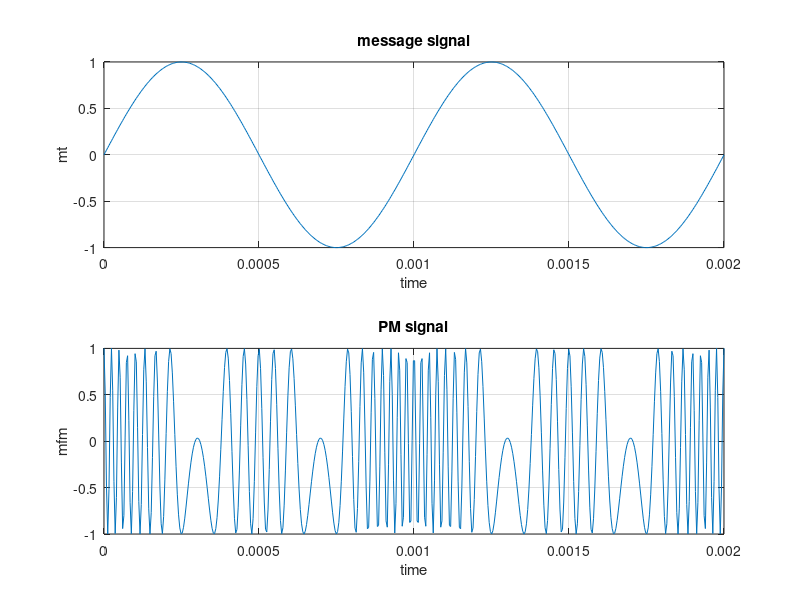

This chart was generated by the following MATLAB code:
fm =1000;
fc = 10*1000;

Am =1;
Ac = 1;

Tm = 1/fm;
t = linspace(0,2*Tm,500);

kp = 2*pi*5;

% message signal
figure();
subplot(211);
mt = Am*sin(2*pi*fm*t);
plot(t,mt);
xlabel("time");
ylabel("mt");
title("message signal");
grid on;

% PM signal
subplot(212);
mfm = Ac*cos(2*pi*fc*t + kp*mt);
plot(t,mfm);
xlabel("time");
ylabel("mfm");
title("PM signal");
grid on;

